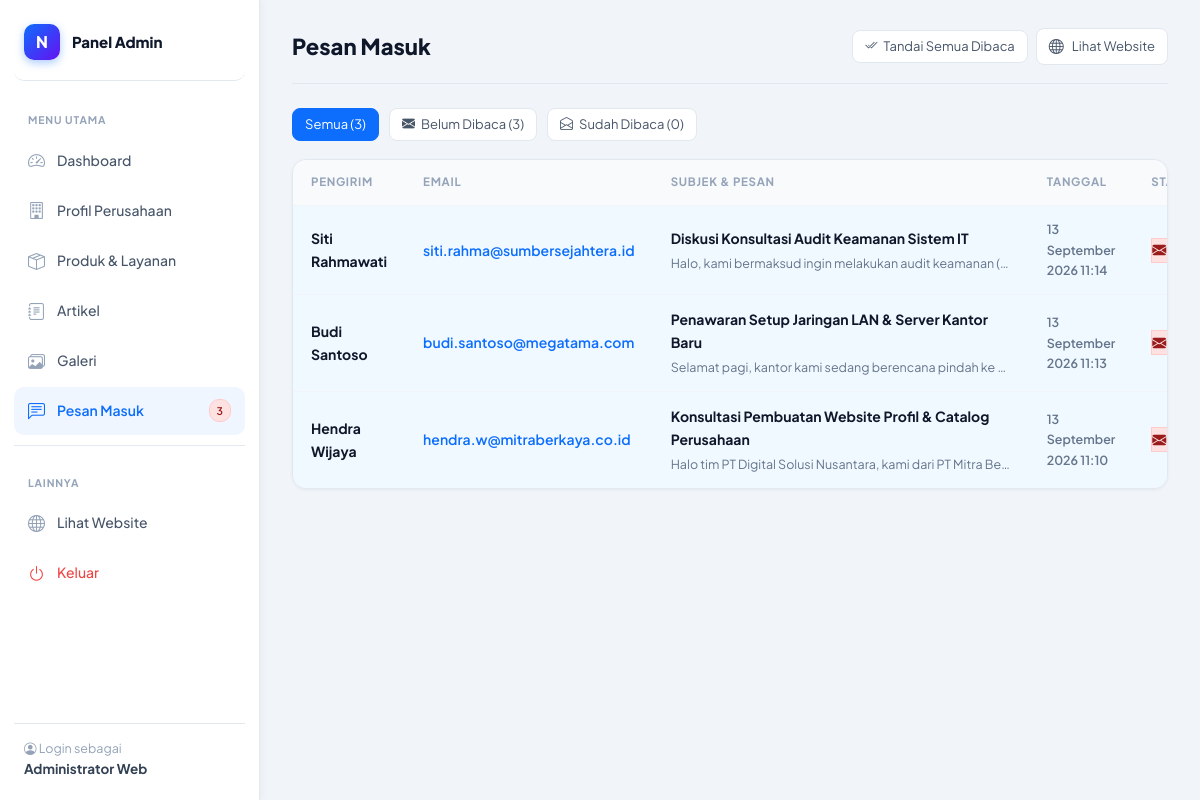
/views/admin/pesan/index.php (signed in), run on the app's committed database.
### tables this page shows
CREATE TABLE `pesan` (
  `id` int(10) UNSIGNED NOT NULL,
  `nama` varchar(100) NOT NULL,
  `email` varchar(100) NOT NULL,
  `subjek` varchar(150) DEFAULT NULL,
  `isi_pesan` text NOT NULL,
  `is_dibaca` tinyint(1) NOT NULL DEFAULT 0,
  `created_at` timestamp NOT NULL DEFAULT current_timestamp()
);

### config/koneksi.php (called while the page is built, shortened)
<?php
function koneksi_db(): PDO
{
    static $pdo = null;
    if ($pdo === null) {
        $dsn = 'mysql:host=' . NAMA_HOST . ';dbname=' . NAMA_DB . ';charset=utf8mb4';
        try {
            $pdo = new PDO($dsn, NAMA_PENGGUNA, KATA_SANDI, [
                PDO::ATTR_ERRMODE            => PDO::ERRMODE_EXCEPTION,
                PDO::ATTR_DEFAULT_FETCH_MODE => PDO::FETCH_ASSOC,
                PDO::ATTR_EMULATE_PREPARES   => false,
            ]);
        } catch (PDOException $pesanKesalahan) {
            http_response_code(500);
            exit('Koneksi database gagal: ' . htmlspecialchars($pesanKesalahan->getMessage()) .
                 '<br>Pastikan MySQL berjalan dan sudah mengimpor config/database.sql');
        }
    }
    return $pdo;
}

### config/helpers.php (called while the page is built, shortened)
<?php
require_once __DIR__ . '/koneksi.php';
function amankan(?string $nilai): string
{
    return htmlspecialchars((string) $nilai, ENT_QUOTES, 'UTF-8');
}
function e(?string $nilai): string
{
    return amankan($nilai);
}
function tanggal_id(?string $tanggal, bool $denganJam = false): string
{
    $waktuStempel = strtotime($tanggal);
    $daftarBulan = [1 => 'Januari', 'Februari', 'Maret', 'April', 'Mei', 'Juni',
                    'Juli', 'Agustus', 'September', 'Oktober', 'November', 'Desember'];
    $hasil = date('j', $waktuStempel) . ' ' . $daftarBulan[(int) date('n', $waktuStempel)] . ' ' . date('Y', $waktuStempel);
    return $denganJam ? $hasil . ' ' . date('H:i', $waktuStempel) : $hasil;
}

### views/admin/pesan/index.php (the view, shortened to what this page needs)
<?php
require_once __DIR__ . '/../../../config/helpers.php';
$filter          = $_GET['filter'] ?? 'semua';
$kondisi_filter  = match($filter) {
    'baru'   => 'WHERE is_dibaca = 0',
    'dibaca' => 'WHERE is_dibaca = 1',
    default  => ''
};
$daftar_pesan = koneksi_db()->query("SELECT * FROM pesan $kondisi_filter ORDER BY created_at DESC, id DESC")->fetchAll();
$total_semua  = (int) koneksi_db()->query('SELECT COUNT(*) FROM pesan')->fetchColumn();
$total_baru   = (int) koneksi_db()->query('SELECT COUNT(*) FROM pesan WHERE is_dibaca = 0')->fetchColumn();
$total_baca   = (int) koneksi_db()->query('SELECT COUNT(*) FROM pesan WHERE is_dibaca = 1')->fetchColumn();
if ($total_baru > 0) {
    $tombol_aksi = '<a class="btn btn-outline btn-sm" href="index.php?tandai_semua=1" onclick="return confirm(\'Tandai semua pesan sebagai sudah dibaca?\');"><i class="bi bi-check2-all text-primary"></i> Tandai Semua Dibaca</a>';
}
require __DIR__ . '/../includes/header.php';
?>
<div style="display: flex; gap: 10px; margin-bottom: 18px; flex-wrap: wrap;">
  <a href="index.php?filter=semua" class="btn btn-sm <?= $filter === 'semua' ? 'btn-primary' : 'btn-outline' ?>">
    Semua (<?= $total_semua ?>)
  </a>
  <a href="index.php?filter=baru" class="btn btn-sm <?= $filter === 'baru' ? 'btn-primary' : 'btn-outline' ?>">
    <i class="bi bi-envelope-fill"></i> Belum Dibaca (<?= $total_baru ?>)
  </a>
  <a href="index.php?filter=dibaca" class="btn btn-sm <?= $filter === 'dibaca' ? 'btn-primary' : 'btn-outline' ?>">
    <i class="bi bi-envelope-open"></i> Sudah Dibaca (<?= $total_baca ?>)
  </a>
</div>
<div class="table-wrap">
  <table class="table">
    <thead>
      <tr>
        <th style="width: 170px;">Pengirim</th>
        <th style="width: 200px;">Email</th>
        <th>Subjek &amp; Pesan</th>
        <th style="width: 160px;">Tanggal</th>
        <th style="width: 150px;">Status</th>
      </tr>
    </thead>
    <tbody>
      <?php if (empty($daftar_pesan)): ?>
        <tr>
          <td colspan="6" style="text-align: center; color: var(--muted); padding: 36px;">
            Belum ada pesan pada kategori ini.
          </td>
        </tr>
      <?php else: ?>
        <?php foreach ($daftar_pesan as $ps): ?>
          <tr style="<?= $ps['is_dibaca'] ? '' : 'background: #f0f9ff; font-weight: 600;' ?>">
            <td><strong><?= e($ps['nama']) ?></strong></td>
            <td>
              <a href="https://mail.google.com/mail/?view=cm&fs=1&to=<?= urlencode($ps['email']) ?>&su=<?= urlencode('Re: ' . ($ps['subjek'] ?: 'Pesan Website')) ?>"
                 target="_blank" style="color: #0d6efd;" title="Balas via Gmail">
                <?= e($ps['email']) ?>
              </a>
            </td>
            <td>
              <div style="font-weight: 700; color: #0f172a; margin-bottom: 3px;">
                <?= e($ps['subjek'] ?: 'Tanpa Subjek') ?>
              </div>
              <div style="font-size: 12.5px; color: #64748b; font-weight: normal; max-width: 340px; white-space: nowrap; overflow: hidden; text-overflow: ellipsis;">
                <?= e($ps['isi_pesan']) ?>
              </div>
            </td>
            <td style="font-size: 12.5px; color: #64748b;">
              <?= e(tanggal_id($ps['created_at'], true)) ?>
            </td>
            <td>
              <a href="index.php?toggle=<?= (int) $ps['id'] ?>&filter=<?= urlencode($filter) ?>"
                 class="badge <?= $ps['is_dibaca'] ? 'badge-ok' : 'badge-danger' ?>"
                 title="Klik untuk mengubah status pesan"
                 style="cursor: pointer; display: inline-flex; align-items: center; gap: 5px; text-decoration: none; white-space: nowrap;">
                <?php if ($ps['is_dibaca']): ?>
                  <i class="bi bi-check-circle-fill"></i> Dibaca
                <?php else: ?>
                  <i class="bi bi-envelope-fill"></i> Baru
                <?php endif; ?>
              </a>
            </td>
          </tr>
        <?php endforeach; ?>
      <?php endif; ?>
    </tbody>
  </table>
</div>
<?php require __DIR__ . '/../includes/footer.php'; ?>

### assets/css/style.css (style rules this page uses)
:root { --bg: #f8fafc; --surface: #ffffff; --ink: #0f172a; --muted: #64748b; --line: #e2e8f0; --primary: #0d6efd; --primary-ink: #ffffff; --primary-soft: #eff6ff; --accent: #f59e0b; --ok: #10b981; --danger: #ef4444; --radius: 14px; --shadow-sm: 0 1px 3px rgba(15, 23, 42, .06), 0 1px 2px rgba(15, 23, 42, .04); --shadow: 0 4px 6px -1px rgba(15, 23, 42, .08), 0 2px 4px -2px rgba(15, 23, 42, .06); --shadow-lg: 0 20px 25px -5px rgba(15, 23, 42, .08), 0 8px 10px -6px rgba(15, 23, 42, .04); }
* { box-sizing: border-box; }
html { scroll-behavior: smooth; }
body { font-family: 'Plus Jakarta Sans', system-ui, -apple-system, Roboto, 'Helvetica Neue', Arial, sans-serif; color: var(--ink); background-color: var(--bg); line-height: 1.65; -webkit-font-smoothing: antialiased; margin: 0; }
a { text-decoration: none; }
.table-wrap { background: #fff; border: 1px solid #e2e8f0; border-radius: 14px; box-shadow: 0 1px 3px rgba(15,23,42,.06); overflow-x: auto; }
table.table { width: 100%; border-collapse: collapse; font-size: 14px; margin-bottom: 0; }
.table th, .table td { text-align: left; padding: 13px 18px; border-bottom: 1px solid #f1f5f9; vertical-align: middle; }
.table th { background: #f8fafc; font-size: 11.5px; text-transform: uppercase; letter-spacing: .06em; color: #94a3b8; font-weight: 700; }
.table tbody tr:last-child td { border-bottom: 0; }
.badge-danger { background: #fee2e2 !important; color: #991b1b !important; border: 1px solid #fecaca !important; }
.btn { display: inline-flex; align-items: center; gap: 6px; padding: 8px 16px; border-radius: 8px; font: 600 13.5px inherit; cursor: pointer; border: 1px solid transparent; transition: all .15s ease; }
.btn-primary { background: #0d6efd; color: #fff; border-color: #0d6efd; }
.btn-outline { background: #fff; color: #475569; border-color: #e2e8f0; }
.btn-sm { padding: 5px 12px; font-size: 13px; }

### views/admin/includes/header.php (style rules this page uses)
html, body { height: 100%; margin: 0; padding: 0; overflow: hidden; scrollbar-width: none; -ms-overflow-style: none; }

### data on the page
pesan: nama "Siti Rahmawati", email "siti.rahma@sumbersejahtera.id", subjek "Diskusi Konsultasi Audit Keamanan Sistem IT", isi_pesan "Halo, kami bermaksud ingin melakukan audit keamanan (…", created_at "13 September 2026 11:14", is_dibaca 0 (drawn)
pesan: nama "Budi Santoso", email "budi.santoso@megatama.com", subjek "Penawaran Setup Jaringan LAN & Server Kantor Baru", isi_pesan "Selamat pagi, kantor kami sedang berencana pindah ke…", created_at "13 September 2026 11:13", is_dibaca 0 (drawn)
pesan: nama "Hendra Wijaya", email "hendra.w@mitraberkaya.co.id", subjek "Konsultasi Pembuatan Website Profil & Catalog Perusahaan", isi_pesan "Halo tim PT Digital Solusi Nusantara, kami dari PT Mitra Be…", created_at "13 September 2026 11:10", is_dibaca 0 (drawn)

### other printed values
$jumlah_belum_baca "3"
$nama_admin "Administrator Web"
$judul "Pesan Masuk"
$total_semua "3"
$total_baru "3"
$total_baca "0"
